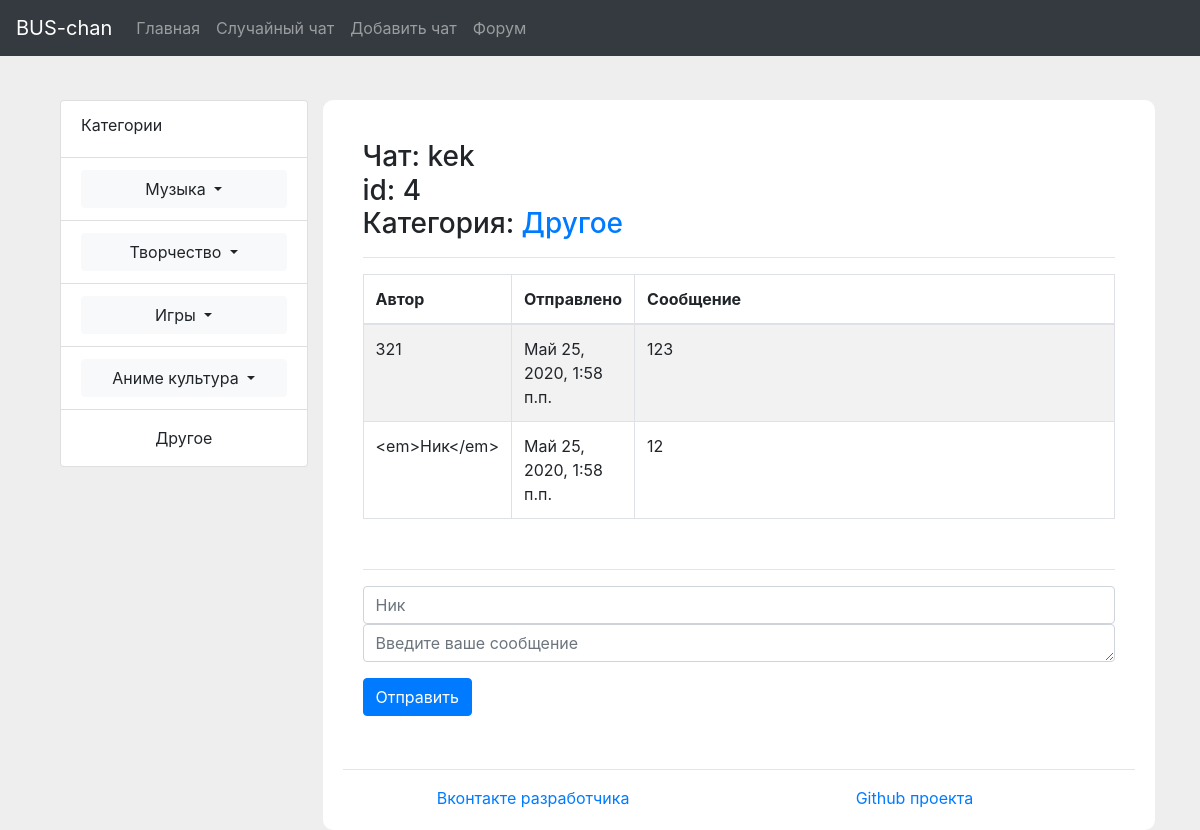
The page /random/ on the database its author committed.
### bus_chan/apps/mainapp/models.py (models this page shows)
class Chat(models.Model):
    name = models.CharField('Имя чата', max_length=50)
    category = models.CharField('Категория чата', max_length=50)
    is_private = models.BooleanField('Приватный чат')
    date = models.DateField('Дата создания чата', auto_now_add=True)
    def __str__(self):
        return self.name

class Message(models.Model):
    author = models.CharField('Ник', max_length=50)
    date = models.DateTimeField('Дата отправки', auto_now_add=True)
    chat = models.ForeignKey(Chat, on_delete=models.CASCADE)
    text = models.TextField('Текст сообщения')
    def __str__(self):
        return self.text

### bus_chan/apps/mainapp/views.py (the view)
# urls.py: path('random/', views.random_chat, name='random_chat')
def random_chat(request):
    try:
        chats = Chat.objects.all().filter(is_private=False)
        return chat(request, choice(chats).id)
    except Exception as e:
        print(e)
        raise Http404('Чаты не найдены')

### bus_chan/apps/mainapp/views.py (called while the page is built)
def chat(request, chat_id):
    try:
        current_chat = Chat.objects.get(id=chat_id)
    except Exception as e:
        print(e)
        raise Http404("Чат не найден")
    massages = current_chat.message_set.order_by('id')
    cat = current_chat.category
    for key, val in CATEGORIES.items():
        if val == cat:
            cat = key
            break
    return render(request, 'mainapp/chat.html',
                  {'chat': current_chat, 'massages': massages,
                   'category': cat})

### bus_chan/templates/mainapp/chat.html (shortened to what this page needs)
{% extends 'mainapp/base.html' %}
{% block content %}
	<h3>Чат: {{chat}}<br>id: {{chat.id}}<br>Категория: <a href="{% url 'category' chat.category %}">{{category}}</a></h3>
	<hr>
	{% if massages %}
		<table class="table table-bordered table-striped" style="margin-bottom: 50px;">
		  <thead>
		    <tr>
		      <th style="width: 100px;">Автор</th>
		      <th style="width: 100px;">Отправлено</th>
		      <th>Сообщение</th>
		    </tr>
		  </thead>
		  <tbody>
		  	{% for m in massages %}
			    <tr>
			      <td>{{m.author}}</td>
			      <td>{{m.date}}</td>
			      <td>
			      	{{m}}
			      </td>
			    </tr>
		    {% endfor %}
		  </tbody>
		</table><hr>
	{% else %}
		<h3>Сообщения не найдены, станьте первым!</h3><br>
	{% endif %}
	<form action="{% url 'send_message' chat.id %}" method="POST" enctype="multipart/form-data" style="padding-bottom: 50px;">
	  <div class="form-group">
	    <input type="text" required="" class="form-control" placeholder="Ник" name="author">
	    <textarea name="text" required="" class="form-control" rows="1" placeholder="Введите ваше сообщение"></textarea>
	  </div>
	  <button type="submit" class="btn btn-primary">Отправить</button><br><br>
	</form>
{% endblock %}

### bus_chan/apps/mainapp/static/mainapp/css/base.css (style rules this page uses)
html { height: 100%; }

### rows shown on the page
Chat: name "kek", id "4"
Message: author "321", date "Май 25, 2020, 1:58 п.п.", text "123"
Message: author "<em>Ник</em>", date "Май 25, 2020, 1:58 п.п.", text "12"

### other values the page prints
{{ category }} "Другое"
